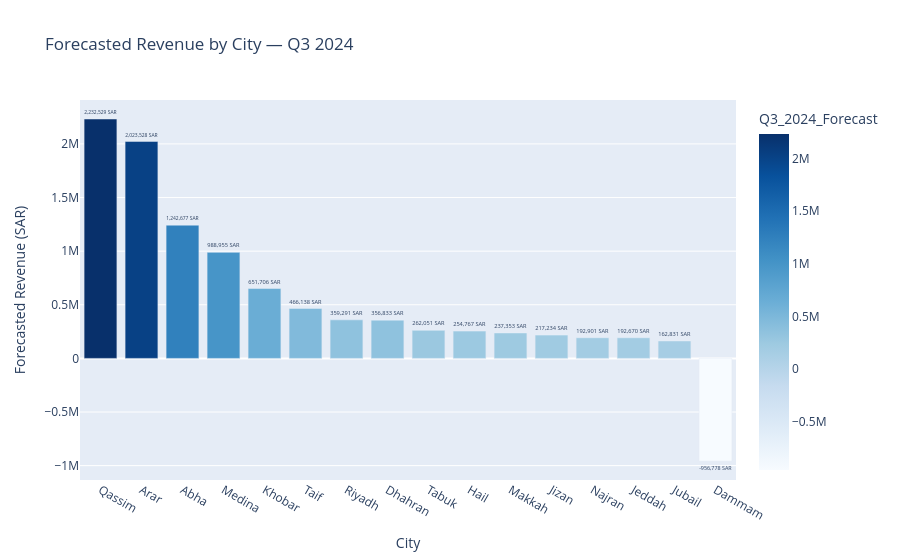

Write notebook code for a chart like this one.
### Code cell
# ===================================
# رسم التوقع لكل مدينة - Bar Chart
# ===================================

fig1 = px.bar(
    forecast_df,
    x='City',
    y='Q3_2024_Forecast',
    title='Forecasted Revenue by City — Q3 2024',
    color='Q3_2024_Forecast',
    color_continuous_scale='Blues',
    text=forecast_df['Q3_2024_Forecast'].apply(lambda x: f'{x:,.0f} SAR')
)
fig1.update_traces(textposition='outside')
fig1.update_layout(
    showlegend=False,
    xaxis_title='City',
    yaxis_title='Forecasted Revenue (SAR)'
)
fig1.show()

### Figure 1 — Plotly figure (JSON) as saved in the notebook; plotly's stock layout.template omitted (floating-point values rounded to 4 significant figures)
{"data": [{"hovertemplate": "City=%{x}<br>Q3_2024_Forecast=%{marker.color}<br>text=%{text}<extra></extra>", "legendgroup": "", "marker": {"color": [2233000.0, 2024000.0, 1243000.0, 989000.0, 651700.0, 466100.0, 359300.0, 356800.0, 262100.0, 254800.0, 237400.0, 217200.0, 192900.0, 192700.0, 162800.0, -956800.0], "coloraxis": "coloraxis", "pattern": {"shape": ""}}, "name": "", "orientation": "v", "showlegend": false, "text": ["2,232,529 SAR", "2,023,528 SAR", "1,242,677 SAR", "988,955 SAR", "651,706 SAR", "466,138 SAR", "359,291 SAR", "356,833 SAR", "262,051 SAR", "254,767 SAR", "237,353 SAR", "217,234 SAR", "192,901 SAR", "192,670 SAR", "162,831 SAR", "-956,778 SAR"], "textposition": "outside", "type": "bar", "x": ["Qassim", "Arar", "Abha", "Medina", "Khobar", "Taif", "Riyadh", "Dhahran", "Tabuk", "Hail", "Makkah", "Jizan", "Najran", "Jeddah", "Jubail", "Dammam"], "xaxis": "x", "y": [2233000.0, 2024000.0, 1243000.0, 989000.0, 651700.0, 466100.0, 359300.0, 356800.0, 262100.0, 254800.0, 237400.0, 217200.0, 192900.0, 192700.0, 162800.0, -956800.0], "yaxis": "y"}], "layout": {"barmode": "relative", "coloraxis": {"colorbar": {"title": {"text": "Q3_2024_Forecast"}}, "colorscale": [[0, "rgb(247,251,255)"], [0.125, "rgb(222,235,247)"], [0.25, "rgb(198,219,239)"], [0.375, "rgb(158,202,225)"], [0.5, "rgb(107,174,214)"], [0.625, "rgb(66,146,198)"], [0.75, "rgb(33,113,181)"], [0.875, "rgb(8,81,156)"], [1, "rgb(8,48,107)"]]}, "legend": {"tracegroupgap": 0}, "showlegend": false, "title": {"text": "Forecasted Revenue by City — Q3 2024"}, "xaxis": {"anchor": "y", "domain": [0, 1], "title": {"text": "City"}}, "yaxis": {"anchor": "x", "domain": [0, 1], "title": {"text": "Forecasted Revenue (SAR)"}}}}
